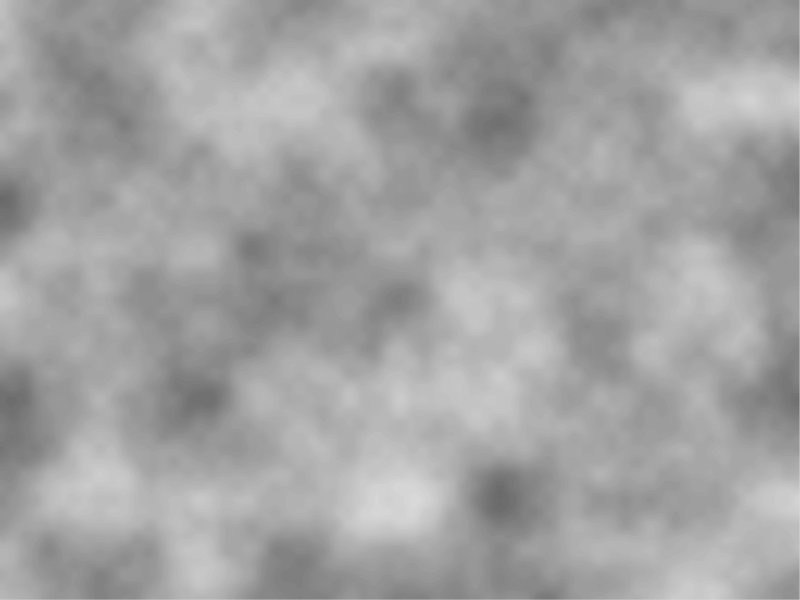
Frame 1 (no input)
Frame 2 (the mouse pressed at the canvas centre, redrawn once): identical to frame 1, image omitted

The p5.js sketch that drew this single still picture (run headless with seeded random() and noise() and a simulated clock; the mouse was pressed at the canvas centre and the sketch redrawn once):

// p5.js sketch
// ── sketch.js
// noise is more organic
// always returns a value between 0-1
let seed;
let inc = 0.01;

function setup() {
    createCanvas(800, 600);
    // feed a value into noise() and get a value back
    // larger the step in the argument, the bigger the jump in noise
    seed = 1234;
    noiseSeed(seed); // will fix the output on subsequent runs
}

function draw() {
    background(220);
    for (let x = 0; x < width; x++) {
        for (let y = 0; y < height; y++) {
            stroke(255*(noise(x*inc,y*inc)));
            point(x, y);
        }
    }
    noLoop();
}
